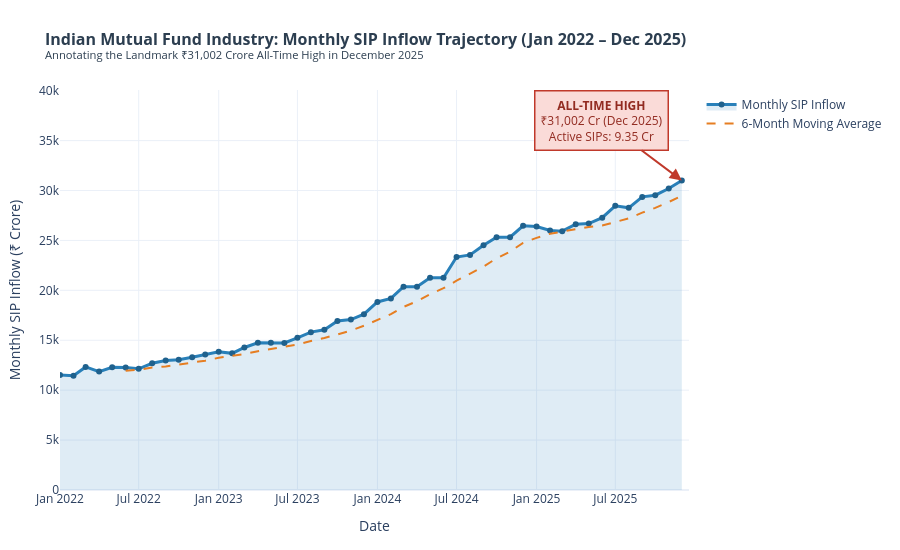

Notebook source saved alongside this figure:
### Markdown cell above
---
## 3. 💵 Monthly SIP Inflow Dynamics & The ₹31,002 Crore Milestone

### The SIP Revolution:
Systematic Investment Plans (SIPs) have transformed domestic capital formation in India.
- Monthly SIP contributions escalated from **₹11,438 Crore in January 2022** to breach **₹20,000 Crore in early 2024**, culminating in an all-time record of **₹31,002 Crore in December 2025**.
- Active SIP accounts increased from **5.05 Crore to 9.35 Crore**, demonstrating a structural behavioral pivot from traditional physical savings (gold, real estate) to programmatic equity investments.

### Code cell
# Chart 5: Monthly SIP Inflow Time-Series (Jan 2022 - Dec 2025) using Plotly
fig_sip = go.Figure()

# Inflow area trace
fig_sip.add_trace(go.Scatter(
    x=df_sip['date'],
    y=df_sip['sip_inflow_crore'],
    mode='lines+markers',
    name='Monthly SIP Inflow',
    line=dict(color='#2980b9', width=3),
    fill='tozeroy',
    fillcolor='rgba(41, 128, 185, 0.15)',
    marker=dict(size=6, color='#1f618d'),
    hovertemplate="<b>Month: %{x|%b %Y}</b><br>SIP Inflow: ₹%{y:,.0f} Cr<br>YoY Growth: %{text:.1f}%<extra></extra>",
    text=df_sip['yoy_growth_pct']
))

# 12-Month Moving Average
df_sip['sip_12m_ma'] = df_sip['sip_inflow_crore'].rolling(window=6).mean()
fig_sip.add_trace(go.Scatter(
    x=df_sip['date'],
    y=df_sip['sip_12m_ma'],
    mode='lines',
    name='6-Month Moving Average',
    line=dict(color='#e67e22', width=2, dash='dash'),
    hoverinfo='skip'
))

# Annotate ₹31,002 Cr All-Time High
ath_row = df_sip.loc[df_sip['sip_inflow_crore'].idxmax()]
fig_sip.add_annotation(
    x=ath_row['date'],
    y=ath_row['sip_inflow_crore'],
    text=f"<b>ALL-TIME HIGH</b><br>₹{ath_row['sip_inflow_crore']:,.0f} Cr (Dec 2025)<br>Active SIPs: {ath_row['active_sip_accounts_crore']} Cr",
    showarrow=True,
    arrowhead=2,
    arrowsize=1.2,
    arrowwidth=2,
    arrowcolor='#c0392b',
    ax=-80,
    ay=-60,
    font=dict(size=12, color='#922b21'),
    bgcolor="#fadbd8",
    bordercolor="#c0392b",
    borderwidth=1.5,
    borderpad=5
)

fig_sip.update_layout(
    title=dict(
        text="<b>Indian Mutual Fund Industry: Monthly SIP Inflow Trajectory (Jan 2022 – Dec 2025)</b><br><sup>Annotating the Landmark ₹31,002 Crore All-Time High in December 2025</sup>",
        font=dict(size=16, color="#2c3e50")
    ),
    xaxis_title="Date",
    yaxis_title="Monthly SIP Inflow (₹ Crore)",
    template="plotly_white",
    hovermode="x unified",
    height=550,
    margin=dict(l=60, r=40, t=90, b=60)
)

fig_sip.show()

### Figure 1 — Plotly figure (JSON) as saved in the notebook; plotly's stock layout.template omitted (floating-point values rounded to 4 significant figures)
{"data": [{"fill": "tozeroy", "fillcolor": "rgba(41, 128, 185, 0.15)", "hovertemplate": "<b>Month: %{x|%b %Y}</b><br>SIP Inflow: ₹%{y:,.0f} Cr<br>YoY Growth: %{text:.1f}%<extra></extra>", "line": {"color": "#2980b9", "width": 3}, "marker": {"color": "#1f618d", "size": 6}, "mode": "lines+markers", "name": "Monthly SIP Inflow", "text": [NaN, NaN, NaN, NaN, NaN, NaN, NaN, NaN, NaN, NaN, NaN, NaN, 20.31, 19.66, 15.8, 24.33, 20.05, 20.02, 25.58, 24.58, 23.63, 29.82, 28.31, 29.74, 35.96, 40.18, 42.69, 38.12, 44.16, 44.31, 53.05, 48.9, 52.78, 49.59, 48.3, 50.25, 40.14, 35.5, 27.27, 30.73, 25.52, 28.28, 22.0, 20.04, 19.8, 16.61, 19.27, 17.17], "type": "scatter", "x": ["2022-01-01T00:00:00.000000", "2022-02-01T00:00:00.000000", "2022-03-01T00:00:00.000000", "2022-04-01T00:00:00.000000", "2022-05-01T00:00:00.000000", "2022-06-01T00:00:00.000000", "2022-07-01T00:00:00.000000", "2022-08-01T00:00:00.000000", "2022-09-01T00:00:00.000000", "2022-10-01T00:00:00.000000", "2022-11-01T00:00:00.000000", "2022-12-01T00:00:00.000000", "2023-01-01T00:00:00.000000", "2023-02-01T00:00:00.000000", "2023-03-01T00:00:00.000000", "2023-04-01T00:00:00.000000", "2023-05-01T00:00:00.000000", "2023-06-01T00:00:00.000000", "2023-07-01T00:00:00.000000", "2023-08-01T00:00:00.000000", "2023-09-01T00:00:00.000000", "2023-10-01T00:00:00.000000", "2023-11-01T00:00:00.000000", "2023-12-01T00:00:00.000000", "2024-01-01T00:00:00.000000", "2024-02-01T00:00:00.000000", "2024-03-01T00:00:00.000000", "2024-04-01T00:00:00.000000", "2024-05-01T00:00:00.000000", "2024-06-01T00:00:00.000000", "2024-07-01T00:00:00.000000", "2024-08-01T00:00:00.000000", "2024-09-01T00:00:00.000000", "2024-10-01T00:00:00.000000", "2024-11-01T00:00:00.000000", "2024-12-01T00:00:00.000000", "2025-01-01T00:00:00.000000", "2025-02-01T00:00:00.000000", "2025-03-01T00:00:00.000000", "2025-04-01T00:00:00.000000", "2025-05-01T00:00:00.000000", "2025-06-01T00:00:00.000000", "2025-07-01T00:00:00.000000", "2025-08-01T00:00:00.000000", "2025-09-01T00:00:00.000000", "2025-10-01T00:00:00.000000", "2025-11-01T00:00:00.000000", "2025-12-01T00:00:00.000000"], "y": [11517, 11438, 12328, 11863, 12286, 12276, 12140, 12694, 12976, 13040, 13306, 13573, 13856, 13687, 14276, 14749, 14749, 14734, 15245, 15814, 16042, 16928, 17073, 17610, 18838, 19187, 20371, 20371, 21262, 21262, 23332, 23547, 24509, 25323, 25320, 26459, 26400, 25999, 25926, 26632, 26688, 27274, 28464, 28265, 29361, 29529, 30200, 31002]}, {"hoverinfo": "skip", "line": {"color": "#e67e22", "dash": "dash", "width": 2}, "mode": "lines", "name": "6-Month Moving Average", "type": "scatter", "x": ["2022-01-01T00:00:00.000000", "2022-02-01T00:00:00.000000", "2022-03-01T00:00:00.000000", "2022-04-01T00:00:00.000000", "2022-05-01T00:00:00.000000", "2022-06-01T00:00:00.000000", "2022-07-01T00:00:00.000000", "2022-08-01T00:00:00.000000", "2022-09-01T00:00:00.000000", "2022-10-01T00:00:00.000000", "2022-11-01T00:00:00.000000", "2022-12-01T00:00:00.000000", "2023-01-01T00:00:00.000000", "2023-02-01T00:00:00.000000", "2023-03-01T00:00:00.000000", "2023-04-01T00:00:00.000000", "2023-05-01T00:00:00.000000", "2023-06-01T00:00:00.000000", "2023-07-01T00:00:00.000000", "2023-08-01T00:00:00.000000", "2023-09-01T00:00:00.000000", "2023-10-01T00:00:00.000000", "2023-11-01T00:00:00.000000", "2023-12-01T00:00:00.000000", "2024-01-01T00:00:00.000000", "2024-02-01T00:00:00.000000", "2024-03-01T00:00:00.000000", "2024-04-01T00:00:00.000000", "2024-05-01T00:00:00.000000", "2024-06-01T00:00:00.000000", "2024-07-01T00:00:00.000000", "2024-08-01T00:00:00.000000", "2024-09-01T00:00:00.000000", "2024-10-01T00:00:00.000000", "2024-11-01T00:00:00.000000", "2024-12-01T00:00:00.000000", "2025-01-01T00:00:00.000000", "2025-02-01T00:00:00.000000", "2025-03-01T00:00:00.000000", "2025-04-01T00:00:00.000000", "2025-05-01T00:00:00.000000", "2025-06-01T00:00:00.000000", "2025-07-01T00:00:00.000000", "2025-08-01T00:00:00.000000", "2025-09-01T00:00:00.000000", "2025-10-01T00:00:00.000000", "2025-11-01T00:00:00.000000", "2025-12-01T00:00:00.000000"], "y": [NaN, NaN, NaN, NaN, NaN, 11950.0, 12060.0, 12260.0, 12370.0, 12570.0, 12740.0, 12950.0, 13240.0, 13410.0, 13620.0, 13910.0, 14150.0, 14340.0, 14570.0, 14930.0, 15220.0, 15590.0, 15970.0, 16450.0, 17050.0, 17610.0, 18330.0, 18910.0, 19610.0, 20220.0, 20960.0, 21690.0, 22380.0, 23210.0, 23880.0, 24750.0, 25260.0, 25670.0, 25900.0, 26120.0, 26350.0, 26490.0, 26830.0, 27210.0, 27780.0, 28260.0, 28850.0, 29470.0]}], "layout": {"annotations": [{"arrowcolor": "#c0392b", "arrowhead": 2, "arrowsize": 1.2, "arrowwidth": 2, "ax": -80, "ay": -60, "bgcolor": "#fadbd8", "bordercolor": "#c0392b", "borderpad": 5, "borderwidth": 1.5, "font": {"color": "#922b21", "size": 12}, "showarrow": true, "text": "<b>ALL-TIME HIGH</b><br>₹31,002 Cr (Dec 2025)<br>Active SIPs: 9.35 Cr", "x": "2025-12-01T00:00:00", "y": 31002}], "height": 550, "hovermode": "x unified", "margin": {"b": 60, "l": 60, "r": 40, "t": 90}, "title": {"font": {"color": "#2c3e50", "size": 16}, "text": "<b>Indian Mutual Fund Industry: Monthly SIP Inflow Trajectory (Jan 2022 – Dec 2025)</b><br><sup>Annotating the Landmark ₹31,002 Crore All-Time High in December 2025</sup>"}, "xaxis": {"title": {"text": "Date"}}, "yaxis": {"title": {"text": "Monthly SIP Inflow (₹ Crore)"}}}}
